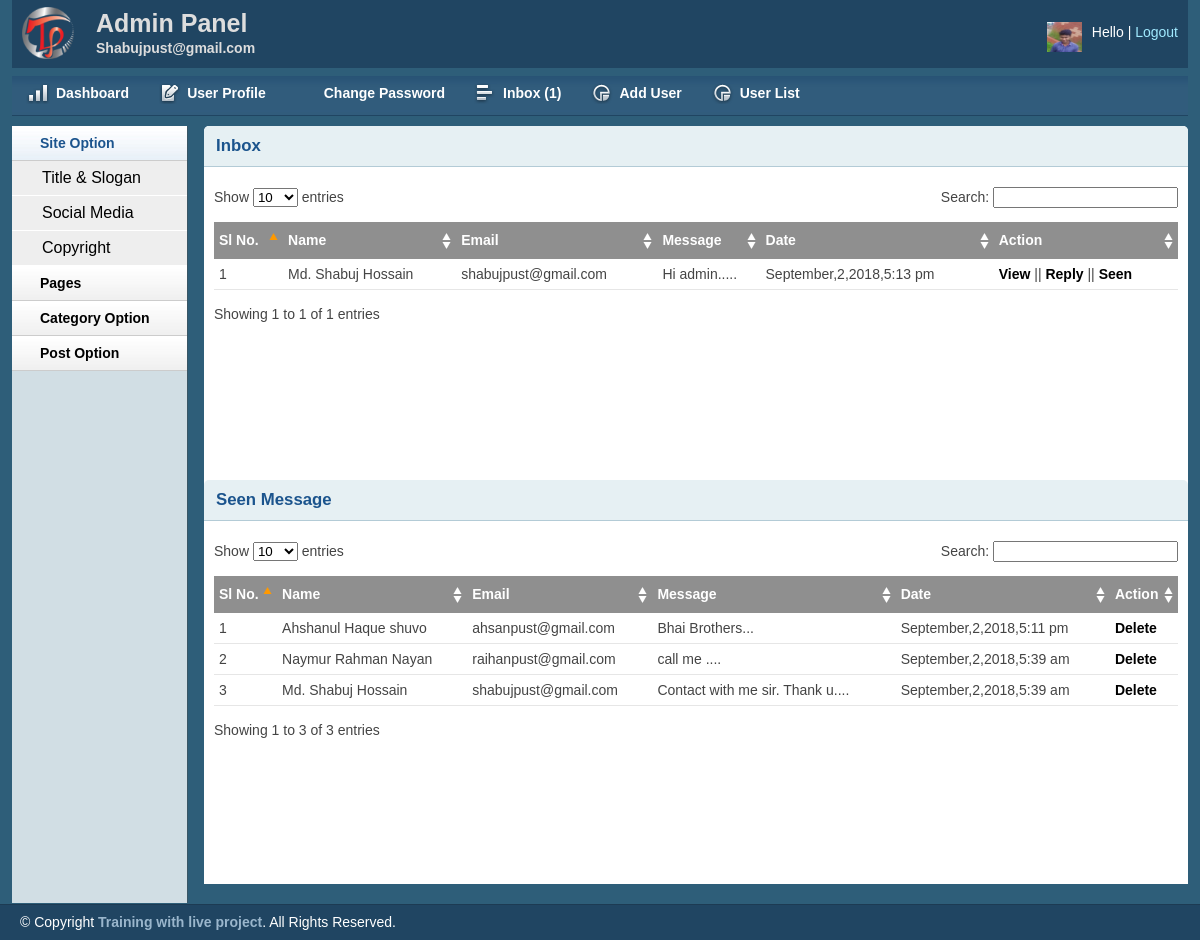
The app's page /admin/inbox.php with its own data.
### tables this page shows
CREATE TABLE `tbl_contact` (
  `id` int(11) NOT NULL,
  `firstname` varchar(55) NOT NULL,
  `lastname` varchar(55) NOT NULL,
  `email` varchar(55) NOT NULL,
  `body` text NOT NULL,
  `stutus` int(11) NOT NULL DEFAULT '0',
  `date` timestamp NOT NULL DEFAULT CURRENT_TIMESTAMP
);

### lib/Database.php (called while the page is built, shortened)
<?php
Class Database{
	public $host   = DB_HOST;
	public $user   = DB_USER;
	public $pass   = DB_PASS;
	public $dbname = DB_NAME;
	public $link;
	private function connectDB(){
	$this->link = new mysqli($this->host, $this->user, $this->pass, $this->dbname);
 }
	public function select($query){
		$result = $this->link->query($query) or die($this->link->error.__LINE__);
		if($result->num_rows > 0){
			return $result;
		} else {
			return false;
		}
	}
}

### helpers/Format.php (called while the page is built, shortened)
<?php
class Format
{
	public function formatDate($date)
	{
		 return date('F,j,Y,g:i a',strtotime($date) );
	}
	public function textShorten($text,$limit=400)
	{
		$text=$text." ";
		$text =substr($text,0,$limit);
		$text =substr($text,0,strrpos($text,' '));
		$text = $text."...";
		return $text;
	}
}
?>

### admin/inbox.php (the view, shortened to what this page needs)
<?php include "inc/header.php"; ?>
<?php include 'inc/sidebar.php';?>
        <div class="grid_10">
            <div class="box round first grid">
                <h2>Inbox</h2>
                <div class="block">
                    <table class="data display datatable" id="example">
					<thead>
						<tr>
							<th>Sl No.</th>
							<th>Name</th>
							<th>Email</th>
							<th>Message</th>
							<th>Date</th>
							<th>Action</th>
						</tr>
					</thead>
					<tbody>
		<?php
          $i=1;
        $query = "SELECT * FROM tbl_contact where stutus='0' order by id desc";
        $sql   = $db->select($query);
        if($sql){
        while($result = $sql->fetch_assoc())
        {
		?>
						<tr class="odd gradeX">
							<td><?php echo $i; ?></td>
							<td><?php echo $result['firstname']." ".$result['lastname'];?></td>
							<td><?php echo $result['email'] ;?> </td>
							<td><?php echo $fm->textShorten($result['body']);?></td>
							<td><?php echo $fm->formatDate($result['date']) ;?></td>
							<td><a href="view.php?id=<?php echo $result['id'];?>">View</a> ||
								<a href="reply.php?id=<?php echo $result['id'];?>">Reply</a> ||
							    <a href="?seenid=<?php echo $result['id'];?>">Seen</a>
							</td>
						</tr>
		 <?php $i++; } } ?>
					</tbody>
				</table>
               </div>
               <h2>Seen Message </h2>
                <div class="block">
                    <table class="data display datatable" id="example">
					<thead>
						<tr>
							<th>Sl No.</th>
							<th>Name</th>
							<th>Email</th>
							<th>Message</th>
							<th>Date</th>
							<th>Action</th>
						</tr>
					</thead>
					<tbody>
		<?php
          $i=1;
        $query = "SELECT * FROM tbl_contact where stutus='1' order by id desc";
        $sql   = $db->select($query);
        if($sql){
        while($result = $sql->fetch_assoc())
        {
		?>
						<tr class="odd gradeX">
							<td><?php echo $i; ?></td>
							<td><?php echo $result['firstname']." ".$result['lastname'];?></td>
							<td><?php echo $result['email'] ;?> </td>
							<td><?php echo $fm->textShorten($result['body']);?></td>
							<td><?php echo $fm->formatDate($result['date']) ;?></td>
							<td><a onclick="return confirm('Are u sure to Delete?');" href="?delmsg=<?php echo $result['id'];?>">Delete</a>
							</td>
						</tr>
		 <?php $i++; } } ?>
					</tbody>
				</table>
               </div>
            </div>
        </div>
<?php include "inc/footer.php"; ?>

### admin/css/text.css (style rules this page uses)
body { font: 13px/1.5 Tahoma, Helvetica, Arial, 'Liberation Sans', FreeSans, sans-serif; }
h2 { font-size: 23px; }
p, dl, hr, h1, h2, h3, h4, h5, h6, ol, ul, pre, table, address, fieldset { margin-bottom: 20px; }

### admin/css/grid.css (style rules this page uses)
.grid_1, .grid_2, .grid_3, .grid_4, .grid_5, .grid_6, .grid_7, .grid_8, .grid_9, .grid_10, .grid_11, .grid_12, .grid_13, .grid_14, .grid_15, .grid_16 { display: inline; float: left; margin-left: 1%; margin-right: 1%; }
.container_12 .grid_10 { width: 81.333%; }

### admin/css/layout.css (style rules this page uses)
body { background: #fff none repeat scroll 0 0; color: #444; font-size: 14px; padding: 0; }
a { color: #000; font-weight:bold; text-decoration: none; }
h1, h2, h3, h4, h5, h6 { line-height:1.2em; margin-bottom:.3em; }
h2 { margin-top:1em; }
.box { background:#fff; margin-bottom:20px; padding:10px 10px 10px 10px; margin-left:-8px; }
.box.grid { padding-bottom:40px; }
.box.round { -moz-border-radius: 5px 5px 0px 0px; -webkit-border-radius: 5px 5px 0px 0px; border-radius: 5px 5px 0px 0px; }
.box h2 { font-size:1.2em; font-weight:bold; color:#1B548D; background:#E6F0F3; margin:-10px -10px 0 -10px; padding:10px 12px; border-bottom:1px solid #B3CBD6; -moz-border-radius: 5px 5px 0px 0px; -webkit-border-radius: 5px 5px 0px 0px; border-radius: 5px 5px 0px 0px; }
.box.first { min-height: 406px; }
.block { padding-top:20px; }
.block { padding-bottom:1px; }
table.display { margin: 0 auto; clear: both; width: 100%; }
.sorting_asc { background: #8f8f8f url(../img/table/sort_asc.png) no-repeat center right; padding:8px 5px; text-align:left; color:#fff; }
.sorting { background:#8f8f8f url(../img/table/sort_both.png) no-repeat center right; padding:8px 5px; text-align:left; color:#fff; }
tr.odd { height: 30px; line-height: 30px; border-bottom:1px solid #e6e6e6; }
tr.even { height: 30px; line-height: 30px; border-bottom:1px solid #e6e6e6; }
tr.odd td, tr.even td { padding-left:5px; }

### records on screen
tbl_contact: firstname "Md. Shabuj", lastname "Hossain", email "shabujpust@gmail.com", body "Hi admin.....", date "September,2,2018,5:13 pm"
tbl_contact: firstname "Ahshanul Haque", lastname "shuvo", email "ahsanpust@gmail.com", body "Bhai Brothers...", date "September,2,2018,5:11 pm"
tbl_contact: firstname "Naymur Rahman", lastname "Nayan", email "raihanpust@gmail.com", body "call me ....", date "September,2,2018,5:39 am"
tbl_contact: firstname "Md. Shabuj", lastname "Hossain", email "shabujpust@gmail.com", body "Contact with me sir. Thank u....", date "September,2,2018,5:39 am"

### other values on screen
$count "1"
